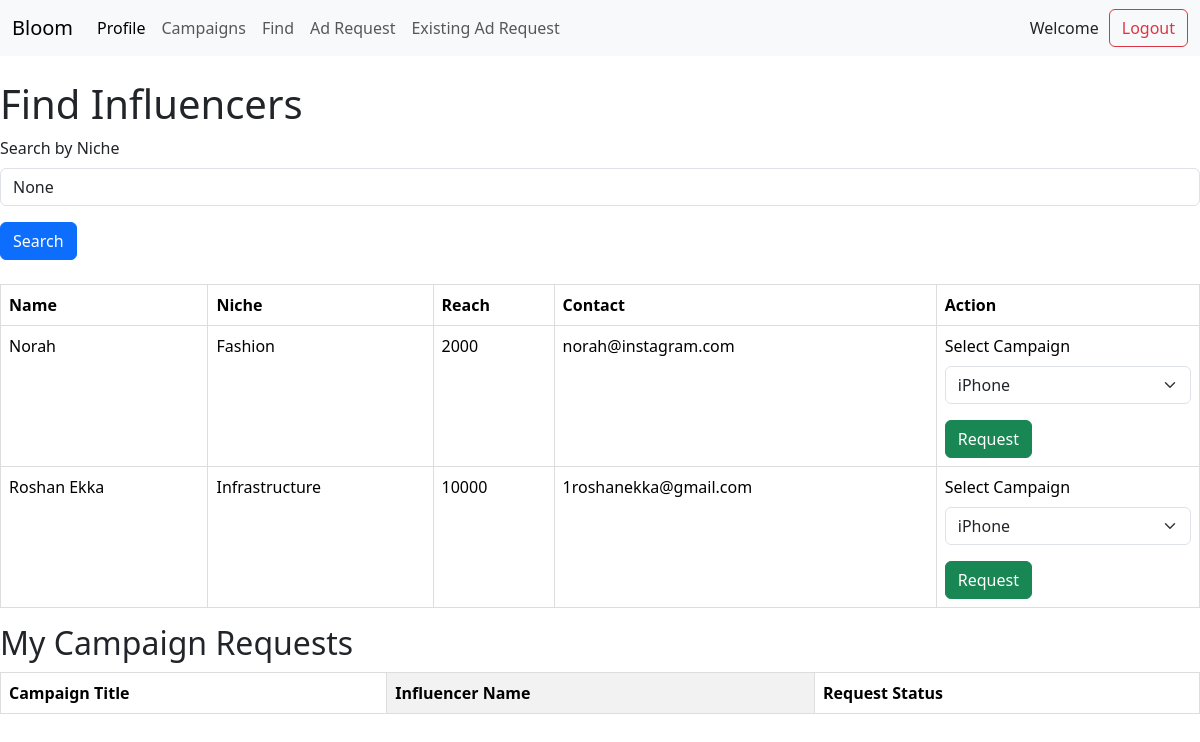
Page /sponsor_find_influencers (signed in) on the committed database.
### app.py (models this page shows)
class influencerData(db.Model):
    __tablename__ = 'influencer_data'
    bloom_data_id = db.Column(db.Integer(), db.ForeignKey('bloomdata.id', ondelete="CASCADE"), primary_key=True, nullable=False, unique=True)
    name = db.Column(db.String(30), nullable=False)
    category = db.Column(db.String(30), nullable=False)
    niche = db.Column(db.String(30), nullable=False)
    reach = db.Column(db.String(30), nullable=False)
    flagged = db.Column(db.Boolean, default=False)
    bloomdata = db.relationship("BloomData", uselist=False, back_populates='influencer_data')

class BloomData(db.Model):
    __tablename__ = 'bloomdata'
    id = db.Column(db.Integer, primary_key=True)
    email = db.Column(db.String(30), unique=True, nullable=False)
    password = db.Column(db.String(30), nullable=False)
    role = db.Column(db.String(30), nullable=False)
    influencer_data = db.relationship("influencerData", uselist=False, back_populates='bloomdata', cascade="all, delete-orphan")
    sponsor_data = db.relationship("sponsorData", uselist=False, back_populates='bloomdata', cascade="all, delete-orphan")

### app.py (the view)
@app.route('/sponsor_find_influencers', methods=['GET', 'POST'])
def sponsor_find_influencers():
    user_id = session.get('user_id')
    niche_query = request.form.get('niche')
    campaigns = campaign.query.all()
    if user_id:
        influencers = influencerData.query.all()  # Assuming `influencerData` is your model for influencers
        user = BloomData.query.get(user_id)
        sdata = sponsorData.query.get(user_id)
        if niche_query:
            influencers = influencerData.query.filter(influencerData.niche.like(f'%{niche_query}%')).all()
        else:
            influencers = influencerData.query.all()  # If no search, return all influencers
        return render_template('sponsor_find.html', user=user, sdata=sdata, influencers=influencers, niche_query=niche_query, campaigns=campaigns)

### templates/sponsor_find.html (shortened to what this page needs)
{% extends 'sponsor.html' %}
{% block body %}
<h1>Find Influencers</h1>
<form method="POST" action="{{ url_for('sponsor_find_influencers') }}">
    <div class="mb-3">
        <label for="niche" class="form-label">Search by Niche</label>
        <input type="text" class="form-control" id="niche" name="niche" value="{{ niche_query }}" placeholder="Enter niche">
    </div>
    <button type="submit" class="btn btn-primary">Search</button>
</form>
<table class="table mt-4">
    <thead>
        <tr>
            <th>Name</th>
            <th>Niche</th>
            <th>Reach</th>
            <th>Contact</th>
            <th>Action</th>
        </tr>
    </thead>
    <tbody>
        {% for influencer in influencers %}
        <tr>
            <td>{{ influencer.name }}</td>
            <td>{{ influencer.niche }}</td>
            <td>{{ influencer.reach }}</td>
            <td>{{ influencer.bloomdata.email }}</td>
            <td>
                <form method="POST" action="{{ url_for('request_influencer', influencer_id=influencer.bloom_data_id) }}">
                    <div class="mb-3">
                        <label for="campaign" class="form-label">Select Campaign</label>
                        <select name="campaign_id" class="form-select" id="campaign">
                            {% for campaign in campaigns %}
                                <option value="{{ campaign.id }}">{{ campaign.title }}</option>
                            {% endfor %}
                        </select>
                    </div>
                    <button type="submit" class="btn btn-success">Request</button>
                </form>
            </td>
        </tr>
        {% endfor %}
    </tbody>
</table>
<h2>My Campaign Requests</h2>
<table class="table table-striped-columns">
    <thead>
        <tr>
            <th>Campaign Title</th>
            <th>Influencer Name</th>
            <th>Request Status</th>
        </tr>
    </thead>
</table>
{% endblock body %}

### templates/sponsor.html (style rules this page uses)
table { width: 100%; border-collapse: collapse; margin: 10px 0; }
table, th, td { border: 1px solid #ddd; }
th, td { padding: 12px; text-align: left; }
th { background-color: #f4f4f4; }
tr:nth-child(even) { background-color: #f9f9f9; }

### rows in the picture
influencerData: name "Norah", niche "Fashion", reach "2000", bloomdata.email "norah@instagram.com"
influencerData: name "Roshan Ekka", niche "Infrastructure", reach "10000", bloomdata.email "1roshanekka@gmail.com"

### other values in the picture
form field campaign_id "iPhone"
